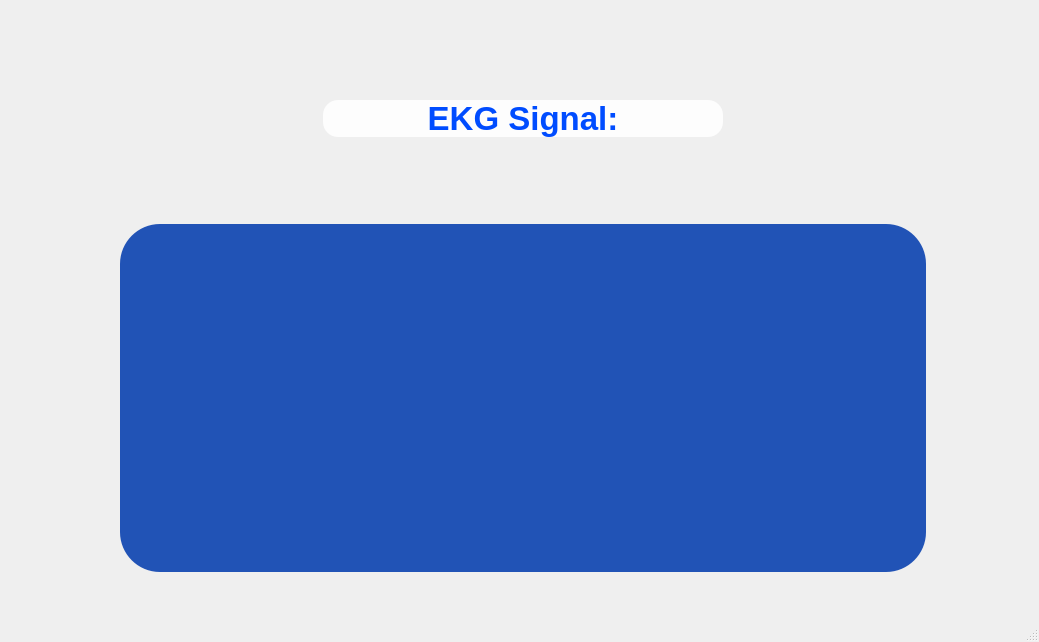
<?xml version="1.0" encoding="UTF-8"?>
<ui version="4.0">
 <class>EKGApp</class>
 <widget class="QMainWindow" name="EKGApp">
  <property name="geometry">
   <rect>
    <x>0</x>
    <y>0</y>
    <width>1039</width>
    <height>642</height>
   </rect>
  </property>
  <property name="sizePolicy">
   <sizepolicy hsizetype="Fixed" vsizetype="Fixed">
    <horstretch>0</horstretch>
    <verstretch>0</verstretch>
   </sizepolicy>
  </property>
  <property name="windowTitle">
   <string>EKG App</string>
  </property>
  <widget class="QWidget" name="centralwidget">
   <widget class="QGroupBox" name="groupBox">
    <property name="geometry">
     <rect>
      <x>10</x>
      <y>10</y>
      <width>1001</width>
      <height>611</height>
     </rect>
    </property>
    <property name="sizePolicy">
     <sizepolicy hsizetype="Fixed" vsizetype="Fixed">
      <horstretch>0</horstretch>
      <verstretch>0</verstretch>
     </sizepolicy>
    </property>
    <property name="styleSheet">
     <string notr="true">border-radius:40px;
border-image: url(static/background_logo.png);
</string>
    </property>
    <property name="title">
     <string/>
    </property>
    <widget class="QWidget" name="">
     <property name="geometry">
      <rect>
       <x>90</x>
       <y>20</y>
       <width>846</width>
       <height>562</height>
      </rect>
     </property>
     <layout class="QGridLayout" name="gridLayout">
      <item row="0" column="2">
       <spacer name="verticalSpacer_3">
        <property name="orientation">
         <enum>Qt::Vertical</enum>
        </property>
        <property name="sizeType">
         <enum>QSizePolicy::Minimum</enum>
        </property>
        <property name="sizeHint" stdset="0">
         <size>
          <width>20</width>
          <height>70</height>
         </size>
        </property>
       </spacer>
      </item>
      <item row="2" column="2">
       <spacer name="verticalSpacer">
        <property name="orientation">
         <enum>Qt::Vertical</enum>
        </property>
        <property name="sizeHint" stdset="0">
         <size>
          <width>20</width>
          <height>30</height>
         </size>
        </property>
       </spacer>
      </item>
      <item row="3" column="4">
       <spacer name="verticalSpacer_4">
        <property name="orientation">
         <enum>Qt::Vertical</enum>
        </property>
        <property name="sizeHint" stdset="0">
         <size>
          <width>20</width>
          <height>348</height>
         </size>
        </property>
       </spacer>
      </item>
      <item row="1" column="1">
       <spacer name="horizontalSpacer">
        <property name="orientation">
         <enum>Qt::Horizontal</enum>
        </property>
        <property name="sizeHint" stdset="0">
         <size>
          <width>186</width>
          <height>17</height>
         </size>
        </property>
       </spacer>
      </item>
      <item row="3" column="0">
       <spacer name="verticalSpacer_2">
        <property name="orientation">
         <enum>Qt::Vertical</enum>
        </property>
        <property name="sizeHint" stdset="0">
         <size>
          <width>20</width>
          <height>308</height>
         </size>
        </property>
       </spacer>
      </item>
      <item row="3" column="1" colspan="3">
       <widget class="QWidget" name="Signal_bckgrnd" native="true">
        <property name="minimumSize">
         <size>
          <width>790</width>
          <height>330</height>
         </size>
        </property>
        <property name="baseSize">
         <size>
          <width>3</width>
          <height>1</height>
         </size>
        </property>
        <property name="styleSheet">
         <string notr="true">border-image: none;
background-color: rgb(0, 58, 173, 220);
border-radius:40px;</string>
        </property>
       </widget>
      </item>
      <item row="1" column="3">
       <spacer name="horizontalSpacer_2">
        <property name="orientation">
         <enum>Qt::Horizontal</enum>
        </property>
        <property name="sizeHint" stdset="0">
         <size>
          <width>186</width>
          <height>17</height>
         </size>
        </property>
       </spacer>
      </item>
      <item row="1" column="2">
       <widget class="QLabel" name="label">
        <property name="minimumSize">
         <size>
          <width>400</width>
          <height>0</height>
         </size>
        </property>
        <property name="maximumSize">
         <size>
          <width>400</width>
          <height>100</height>
         </size>
        </property>
        <property name="baseSize">
         <size>
          <width>1</width>
          <height>1</height>
         </size>
        </property>
        <property name="font">
         <font>
          <pointsize>25</pointsize>
          <weight>75</weight>
          <bold>true</bold>
         </font>
        </property>
        <property name="autoFillBackground">
         <bool>false</bool>
        </property>
        <property name="styleSheet">
         <string notr="true">border-image: none;
background-color: rgba(255, 255, 255, 220);
color: rgb(0, 76, 255);
border-radius:15px;</string>
        </property>
        <property name="text">
         <string>EKG Signal:</string>
        </property>
        <property name="alignment">
         <set>Qt::AlignCenter</set>
        </property>
       </widget>
      </item>
      <item row="4" column="1" colspan="3">
       <spacer name="horizontalSpacer_3">
        <property name="orientation">
         <enum>Qt::Horizontal</enum>
        </property>
        <property name="sizeHint" stdset="0">
         <size>
          <width>818</width>
          <height>20</height>
         </size>
        </property>
       </spacer>
      </item>
     </layout>
    </widget>
   </widget>
  </widget>
  <widget class="QStatusBar" name="statusbar">
   <property name="enabled">
    <bool>false</bool>
   </property>
  </widget>
 </widget>
 <resources>
  <include location="ECG/Lib/site-packages/qt5_applications/Qt/bin/res.qrc"/>
 </resources>
 <connections/>
</ui>
